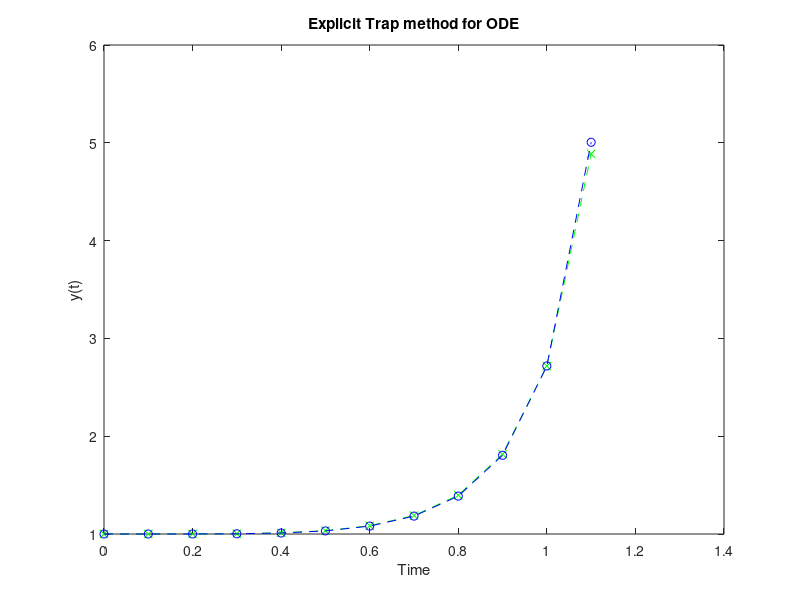

This chart was generated by the following MATLAB code:
%Explicit trapezoidal method for integrating first order ODE
% t(1) = initial time
% w(1) = initial condition
% h = time step size
% n = number of time steps
t(1)=0.;
h=0.1;
n=10;
w(1)=1.;
ye(1)=1.;
e(1)=0.;
% Print output title lines
fprintf(1,'Explicit Trap method\n');
fprintf(1,'  t(I)        w(I)          y(I)          e(I)\n');
for i=1:n+1
t(i+1)=t(i)+h;
% Change right hand side f(i) as needed.
%(default)
%f(i)=(w(i)*t(i)+t(i)^3);
%f(i+1)=((w(i)+h*f(i))*t(i+1)+t(i+1)^3);
%(a)
%f(i)=t(i);
%f(i+1)=1;
%(b)
%(c)
f(i)=5*t(i)^4*w(i);
w(i+1)=w(i)+h*f(i);% first estimate
f(i+1)=5*t(i+1)^4*w(i+1); % use first estimate to get dest slope
%est w
w(i+1)=w(i)+(f(i)+f(i+1))*h/2;
% Change exact solution as needed.
ye(i+1)=exp(t(i+1)^5);
%
e(i+1)=w(i+1)-ye(i+1);
% Print output
fprintf(1,'%6.3f  %15.7e %15.7e %10.7f \n',t(i),w(i),ye(i),e(i));
end
%
% Plot results
%subplot(1,2,1)
plot(t,w,'g--x',t,ye,'b--o')
title('Explicit Trap method for ODE')
xlabel('Time')
ylabel(' y(t) ')
%ylabel('Approximate y(t)')
%
%subplot(1,2,2)
%plot(t,ye)
%title('Euler method for ODE')
%xlabel('Time')
%ylabel('Exact y(t)')